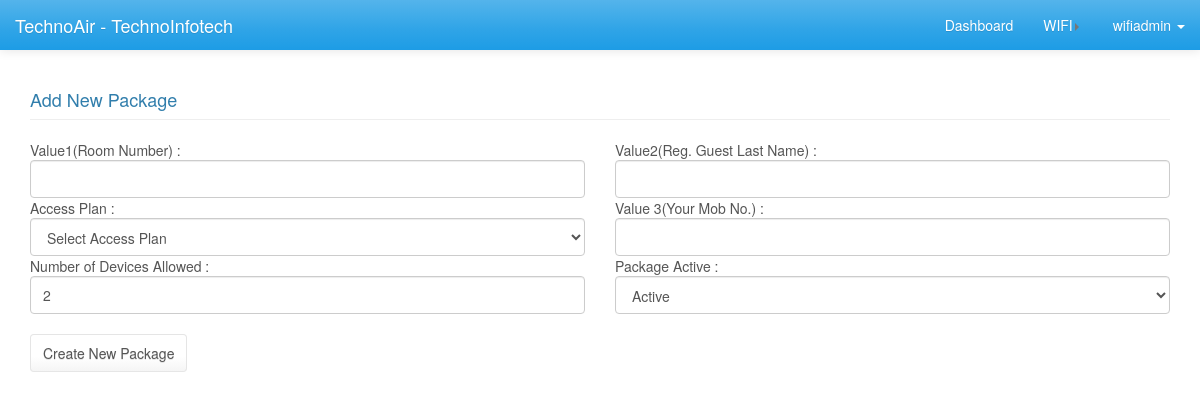
The page /rootdir/var/www/html/wifiadmin/package_mgmt_add.php (signed in) on the database its author committed.
### tables this page shows
CREATE TABLE `config_info` (
  `uid` int(11) NOT NULL AUTO_INCREMENT,
  `logid` int(11) DEFAULT NULL,
  `create_by_user` varchar(250) NOT NULL,
  `create_on_date` timestamp NOT NULL DEFAULT CURRENT_TIMESTAMP,
  `create_type` varchar(250) NOT NULL,
  `type_of_msg` varchar(250) NOT NULL DEFAULT '',
  `msg_in_config` varchar(255) NOT NULL,
  `msg_data` text NOT NULL,
  PRIMARY KEY (`uid`),
  UNIQUE KEY `type_of_msg` (`type_of_msg`)
);

CREATE TABLE `app_module_info` (
  `uid` int(11) NOT NULL AUTO_INCREMENT,
  `logid` int(11) DEFAULT NULL,
  `create_by_user` varchar(250) DEFAULT NULL,
  `create_on_date` timestamp NOT NULL DEFAULT CURRENT_TIMESTAMP,
  `create_type` varchar(250) NOT NULL,
  `org_sname` varchar(250) NOT NULL,
  `module_id` int(250) NOT NULL,
  `module_sname` varchar(250) NOT NULL,
  `module_fullname` varchar(250) NOT NULL,
  `module_phpuri` varchar(250) NOT NULL,
  `module_primary_id` int(11) NOT NULL,
  `module_dropdown` int(11) NOT NULL,
  `module_display_order_id` int(11) NOT NULL,
  PRIMARY KEY (`uid`)
);

CREATE TABLE `app_login_info` (
  `uid` int(11) NOT NULL AUTO_INCREMENT,
  `logid` int(11) DEFAULT NULL,
  `create_by_user` varchar(250) DEFAULT NULL,
  `create_on_date` timestamp NOT NULL DEFAULT CURRENT_TIMESTAMP,
  `create_type` varchar(250) NOT NULL,
  `org_sname` varchar(250) NOT NULL,
  `login_name` varchar(250) NOT NULL,
  `login_pass` varchar(250) NOT NULL,
  `login_ip` varchar(250) NOT NULL,
  `login_fullname` varchar(250) NOT NULL,
  `login_contact` varchar(250) NOT NULL,
  `login_location` varchar(250) NOT NULL,
  `login_active` int(11) NOT NULL DEFAULT '1',
  PRIMARY KEY (`uid`)
);

### rootdir/var/www/html/wifiadmin/dbinfo.php (called while the page is built, shortened)
<?php
$ebdbname="wifihotspot";
$ebdbuser="mydbadmin";
$ebdbhost="localhost";
$ebdbpass="ogheiY3h";
$appname="TechnoAir";
$mysqldblink = new mysqli($ebdbhost, $ebdbuser, $ebdbpass, $ebdbname);
$sqlxz="SELECT `type_of_msg` , `msg_in_config` , `msg_data` FROM `config_info` ORDER BY `uid` ASC";
$mysqlresult = $mysqldblink->query($sqlxz);
while($mysqlrow = $mysqlresult->fetch_assoc()){
if($mysqlrow['type_of_msg']=="COMPANY_NAME"){$companyname=$mysqlrow['msg_data'];}
}
$appcompanyname=$companyname;
?>

### rootdir/var/www/html/wifiadmin/package_mgmt_add.php (the view, shortened to what this page needs)
<?php
$submoduleid=11;
include_once('common_tools.php');
if($userlogin==1){html_header_to_show();}
if($userlogin==1 && $accessokformodule==1)
{?>
 <div class="container">
<h4 class="page-header">Add New Package</h4>
<?php
 $value1=$_POST['value1'];
 $value2=$_POST['value2'];
 $value3=$_POST['value3'];
 $value2=strtoupper($value2);
 $value1=strtoupper($value1);
 $no_of_devices_allowed=$_POST['no_of_devices_allowed'];
?>
    <?php
$mainsql="SELECT `msg_data` FROM `config_info` WHERE `type_of_msg` = 'PACKAGE_VALUE_1_TEXT'";
$mysqlresult = $mysqldblink->query($mainsql);
while($mysqlrow = $mysqlresult->fetch_array()){
$val1 = $mysqlrow['msg_data'];
}
$mainsql1="SELECT `msg_data` FROM `config_info` WHERE `type_of_msg` = 'PACKAGE_VALUE_2_TEXT'";
$mysqlresult1 = $mysqldblink->query($mainsql1);
while($mysqlrow1 = $mysqlresult1->fetch_array()){
$val2 = $mysqlrow1['msg_data'];
}
$mainsql3="SELECT `msg_data` FROM `config_info` WHERE `type_of_msg` = 'PACKAGE_VALUE_3_TEXT'";
$mysqlresult3 = $mysqldblink->query($mainsql3);
while($mysqlrow3 = $mysqlresult3->fetch_array()){
$val3 = $mysqlrow3['msg_data'];
}
?>
<form action=""  method="post" name="newadd" id="newadd" >
<div class="row">
<div class="col-md-6">Value1(<?php echo $val1;?>) :
<input type="text"  class="form-control" name="value1" value="<?php echo $value1;?>" required/></div>
<div class="col-md-6">Value2(<?php echo $val2;?>) :
<input type="text"  class="form-control" name="value2" value="<?php echo $value2;?>" required/></div>
<div class="col-md-6">
Access Plan :
<select id="access_plan_id" class="form-control" name="access_plan_id" required>
<option value="" selected>Select Access Plan</option>
</select>
</div>
<div class="col-md-6">Value 3(<?php echo $val3;?>) :
<input type="text"  class="form-control" name="value3" value="<?php echo $value3;?>" required/></div>
<div class="col-md-6">Number of Devices Allowed :
<?php
if($no_of_devices_allowed == ''){
?>
<input type="text"  class="form-control" name="no_of_devices_allowed" value="2" required/></div>
<?php
} else {
?>
<input type="text"  class="form-control" name="no_of_devices_allowed" value="<?php echo $no_of_devices_allowed;?>" required/></div>
<?php
}
?>
<div class="col-md-6">Package Active  :<select class="form-control" name="package_active">
<option value="1" selected <?php echo $active;?> >Active</option>
</select>
</div>
</div>
<br>
<button class="btn btn-default" name="saveaccessplan" value="Save Details" onclick="save_access_plan(); return false;">Create New Package</button>
</form>
<br>
</div>
<?php
}
html_footer_to_show();
?>

### rootdir/var/www/html/wifiadmin/common_tools.php (shortened to what this page needs)
<?php
include_once('dbinfo.php');
$userlogin=0;
$userloginname="";
$userloginid=0;
?>
<?php
if($_POST['loginnow'] !="yes" && $userlogin==0)
{
if($_COOKIE["usertoauto"] !="")
{
$usertoautodetailsx=$_COOKIE["usertoauto"];
$usertoautodetails="";
$numearray = array('0','1','2','3','4','5','6','7','8','9','-');
$numdarray = array('K','S','T','J','U','Z','Q','X','G','W','L');
for($xc=0;$xc<strlen($usertoautodetailsx);$xc++){$numdata = substr($usertoautodetailsx,$xc,1);$addxv="";for($ert=0;$ert<sizeof($numearray);$ert++)
{if($numdarray[$ert]==$numdata){$addvx=$numearray[$ert];}}$usertoautodetails=$usertoautodetails.$addvx;}
$cuserx=explode("---",$usertoautodetails);
if($cuserx[1]!="")
{
$sqlx="SELECT `login_name`,`uid`,`create_by_user` FROM `app_login_info` WHERE `uid`  = '".$cuserx[1]."'  && `login_active` =1 ";
$mysqlresult = $mysqldblink->query($sqlx);
while($mysqlrow = $mysqlresult->fetch_assoc()){
$userlogin=1;
$userloginid=$mysqlrow['uid'];
$userloginname=$mysqlrow['login_name'];
}
}
}
}
function html_header_to_show()
{
global $sr,$apptitle,$appname,$appcompanyname,$userloginname,$submoduleid,$userlogin,$userloginname,$userloginid,$accessokformodule,$mysqldblink,$moduletitle;
?>
<!DOCTYPE html>
<html lang="en">
<head>
<link href="css/datepicker.css" rel="stylesheet">
<link href="css/bootstrap.min-blue.css" rel="stylesheet">
<link href="css/dashboard.css" rel="stylesheet">
<link href="css/datepicker.css" rel="stylesheet">
<link rel="stylesheet" type="text/css" href="css/bootstrap-clockpicker.min.css">
<link rel="stylesheet" type="text/css" href="css/jquery.dataTables.css">
<link rel="stylesheet" type="text/css" href="css/dataTables.responsive.css">
<link rel="stylesheet" type="text/css" href="css/navbar.css">
</head>
<body>
<div class="navbar navbar-default navbar-fixed-top" role="navigation">
<div class="container-fluid">
<div class="navbar-header">
<a class="navbar-brand" href="index.php"><?php echo $appname." - ".$appcompanyname; ?></a>
</div>
<?php
if($userlogin==1)
{
?>
<div class="navbar-collapse collapse">
<ul class="nav navbar-nav navbar-right">
<li <?php if($submoduleid==0){echo 'class="active"';} ?> ><a href="index.php">Dashboard</a></li>
<?php
$sqlxu="SELECT a.`module_id`, a.`module_sname`, a.`module_fullname`, a.`module_phpuri` FROM `app_module_info` as a,`app_module_access` as b  WHERE   a.`module_primary_id` = 0 and b.`module_id`=a.`module_id` AND b.`login_name` = '".$userloginid."' order by a.`module_display_order_id` ASC";
$mysqlresultu = $mysqldblink->query($sqlxu);
while($mysqlrowu = $mysqlresultu->fetch_assoc()){
?>
<li <?php if($submoduleid==$mysqlrowu['module_id']){echo 'class="active"';} ?> class="dropdown"><a href="#"  class="dropdown-toggle" data-toggle="dropdown" ><?php echo $mysqlrowu['module_sname']; ?><span class="caret caret-right"></span></a>
<?php
$sqlxua="SELECT a.`module_id`, a.`module_sname`, a.`module_fullname`, a.`module_phpuri` FROM `app_module_info` as a,`app_module_access` as b  WHERE   a.`module_primary_id` = ".$mysqlrowu['module_id']." and b.`module_id`=a.`module_id` AND b.`login_name` = '".$userloginid."' order by a.`module_display_order_id` ASC";
$mysqlresultua = $mysqldblink->query($sqlxua);
while($mysqlrowua = $mysqlresultua->fetch_assoc()){
if($mysqlrowua['module_id']==$submoduleid)
{
$accessokformodule=1;
}
?>
<?php
}
print "</li>";
}
?>
<li class="dropdown">
<a href="#" class="dropdown-toggle" data-toggle="dropdown"><?php echo $userloginname; ?> <span class="caret"></span></a>
</li>
</div>
<?php
}
?>
</div></div>
<?php
}
function html_footer_to_show()
{
?>
</body></html>
<?php
}
?>

### rootdir/var/www/html/wifiadmin/css/dashboard.css (style rules this page uses)
body { padding-top: 50px; }
.navbar-fixed-top { border: 0; }

### rootdir/var/www/html/wifiadmin/css/navbar.css (style rules this page uses)
@media (min-width: 767px) { .caret-right { width: 0; height: 0; border-top: 4px solid rgba(0, 0, 0, 0); border-bottom: 4px solid rgba(0, 0, 0, 0); border-left: 4px solid #777777; } }

### rows shown on the page
config_info: msg_data "TechnoInfotech"
app_module_info: module_sname "WIFI"
app_login_info: login_name "wifiadmin"
config_info: msg_data "Room Number"
config_info: msg_data "Reg. Guest Last Name"
config_info: msg_data "Your Mob No."

### other values the page prints
$appname "TechnoAir"
